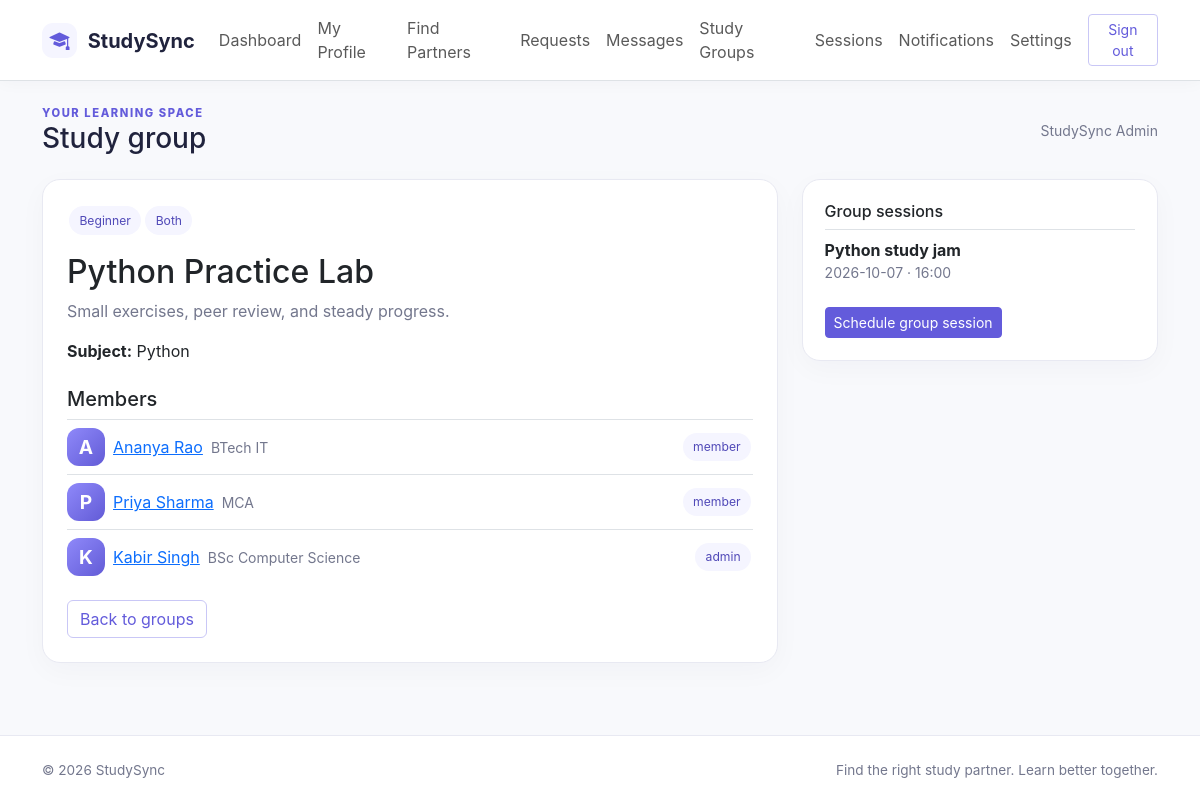
The app's page /student/group-details.php?id=2 (signed in) with its own data.
### tables this page shows
CREATE TABLE users(id BIGINT UNSIGNED AUTO_INCREMENT PRIMARY KEY,name VARCHAR(120) NOT NULL,email VARCHAR(190) NOT NULL UNIQUE,password VARCHAR(255) NOT NULL,role ENUM('student','admin') NOT NULL DEFAULT 'student',status ENUM('active','inactive') NOT NULL DEFAULT 'active',created_at TIMESTAMP NOT NULL DEFAULT CURRENT_TIMESTAMP,updated_at TIMESTAMP NOT NULL DEFAULT CURRENT_TIMESTAMP ON UPDATE CURRENT_TIMESTAMP,INDEX(role,status));

CREATE TABLE study_groups(id BIGINT UNSIGNED AUTO_INCREMENT PRIMARY KEY,name VARCHAR(140) NOT NULL,description TEXT NOT NULL,subject_id INT UNSIGNED NULL,topic VARCHAR(120) NULL,level ENUM('Beginner','Intermediate','Advanced') NOT NULL DEFAULT 'Beginner',study_mode ENUM('Online','Offline','Both') NOT NULL DEFAULT 'Online',creator_id BIGINT UNSIGNED NOT NULL,status ENUM('active','suspended') NOT NULL DEFAULT 'active',created_at TIMESTAMP DEFAULT CURRENT_TIMESTAMP,FOREIGN KEY(subject_id) REFERENCES subjects(id) ON DELETE SET NULL,FOREIGN KEY(creator_id) REFERENCES users(id) ON DELETE CASCADE,INDEX(status,created_at));

CREATE TABLE subjects(id INT UNSIGNED AUTO_INCREMENT PRIMARY KEY,name VARCHAR(100) NOT NULL UNIQUE,active TINYINT(1) NOT NULL DEFAULT 1);

CREATE TABLE group_members(group_id BIGINT UNSIGNED NOT NULL,user_id BIGINT UNSIGNED NOT NULL,role ENUM('admin','member') NOT NULL DEFAULT 'member',joined_at TIMESTAMP DEFAULT CURRENT_TIMESTAMP,PRIMARY KEY(group_id,user_id),FOREIGN KEY(group_id) REFERENCES study_groups(id) ON DELETE CASCADE,FOREIGN KEY(user_id) REFERENCES users(id) ON DELETE CASCADE);

CREATE TABLE student_profiles(user_id BIGINT UNSIGNED PRIMARY KEY,college VARCHAR(180) NOT NULL DEFAULT '',course VARCHAR(120) NOT NULL DEFAULT '',semester TINYINT UNSIGNED NULL,about TEXT NULL,learning_goals TEXT NULL,study_mode ENUM('Online','Offline','Both') NULL,availability_days VARCHAR(100) NULL,start_time TIME NULL,end_time TIME NULL,languages VARCHAR(180) NULL,avatar VARCHAR(255) NULL,FOREIGN KEY(user_id) REFERENCES users(id) ON DELETE CASCADE);

CREATE TABLE study_sessions(id BIGINT UNSIGNED AUTO_INCREMENT PRIMARY KEY,title VARCHAR(160) NOT NULL,subject VARCHAR(120) NULL,session_date DATE NOT NULL,start_time TIME NOT NULL,end_time TIME NOT NULL,mode ENUM('Online','Offline','Both') NOT NULL DEFAULT 'Online',meeting_link VARCHAR(500) NULL,notes TEXT NULL,group_id BIGINT UNSIGNED NULL,partner_id BIGINT UNSIGNED NULL,created_by BIGINT UNSIGNED NOT NULL,status ENUM('scheduled','cancelled') NOT NULL DEFAULT 'scheduled',created_at TIMESTAMP DEFAULT CURRENT_TIMESTAMP,FOREIGN KEY(group_id) REFERENCES study_groups(id) ON DELETE SET NULL,FOREIGN KEY(partner_id) REFERENCES users(id) ON DELETE SET NULL,FOREIGN KEY(created_by) REFERENCES users(id) ON DELETE CASCADE,INDEX(session_date,status));

### config/database.php (called while the page is built, shortened)
<?php
function db(): PDO {
    static $pdo;
    if (!$pdo) {
        $pdo = new PDO('mysql:host='.DB_HOST.';dbname='.DB_NAME.';charset=utf8mb4', DB_USER, DB_PASS, [PDO::ATTR_ERRMODE=>PDO::ERRMODE_EXCEPTION, PDO::ATTR_DEFAULT_FETCH_MODE=>PDO::FETCH_ASSOC, PDO::ATTR_EMULATE_PREPARES=>false]);
    }
    return $pdo;
}

### student/group-details.php (the view)
<?php require_once __DIR__.'/../includes/functions.php';$u=require_login();$id=(int)($_GET['id']??0);$q=db()->prepare('SELECT g.*,s.name subject FROM study_groups g LEFT JOIN subjects s ON s.id=g.subject_id WHERE g.id=? AND g.status=\'active\'');$q->execute([$id]);$g=$q->fetch();if(!$g){http_response_code(404);exit('Group not found');}$m=db()->prepare('SELECT u.name,p.course,m.role,u.id FROM group_members m JOIN users u ON u.id=m.user_id JOIN student_profiles p ON p.user_id=u.id WHERE m.group_id=? ORDER BY m.role DESC,u.name');$m->execute([$id]);page_start('Study group'); ?><div class="row g-4"><div class="col-lg-8"><div class="card"><div class="card-body p-4"><span class="tag"><?= e($g['level']) ?></span><span class="tag"><?= e($g['study_mode']) ?></span><h2 class="mt-3"><?= e($g['name']) ?></h2><p class="text-secondary"><?= nl2br(e($g['description'])) ?></p><div><strong>Subject:</strong> <?= e($g['subject']?:'Open topic') ?></div><div class="mt-4"><h3 class="h5">Members</h3><?php foreach($m as $x): ?><div class="d-flex gap-2 align-items-center border-top py-2"><div class="avatar avatar-sm"><?= e(mb_substr($x['name'],0,1)) ?></div><a href="profile.php?id=<?= $x['id'] ?>"><?= e($x['name']) ?></a><span class="text-secondary small"><?= e($x['course']) ?></span><span class="tag ms-auto"><?= e($x['role']) ?></span></div><?php endforeach ?></div><a class="btn btn-outline-primary mt-3" href="groups.php">Back to groups</a></div></div></div><div class="col-lg-4"><div class="card"><div class="card-body"><h3 class="h6">Group sessions</h3><?php $ss=db()->prepare("SELECT * FROM study_sessions WHERE group_id=? AND status='scheduled' AND session_date>=CURDATE() ORDER BY session_date");$ss->execute([$id]);foreach($ss as $s): ?><div class="border-top py-2"><strong><?= e($s['title']) ?></strong><div class="small text-secondary"><?= e($s['session_date']) ?> · <?= e(substr($s['start_time'],0,5)) ?></div></div><?php endforeach ?><a class="btn btn-sm btn-primary mt-3" href="sessions.php?group=<?= $id ?>">Schedule group session</a></div></div></div></div><?php page_end(); ?>

### includes/functions.php (shortened to what this page needs)
<?php
require_once __DIR__.'/../config/database.php';
function e($v): string { return htmlspecialchars((string)$v, ENT_QUOTES|ENT_SUBSTITUTE, 'UTF-8'); }
function current_user(): ?array { if(empty($_SESSION['uid'])) return null; $q=db()->prepare('SELECT u.id,u.name,u.email,u.role,u.status,p.college,p.course,p.semester,p.avatar FROM users u LEFT JOIN student_profiles p ON p.user_id=u.id WHERE u.id=?'); $q->execute([$_SESSION['uid']]); return $q->fetch() ?: null; }
function page_start(string $title,bool $admin=false): void { $u=current_user(); $flash=$_SESSION['flash']??null;unset($_SESSION['flash']); echo '<!doctype html><html lang="en"><head><meta charset="utf-8"><meta name="viewport" content="width=device-width, initial-scale=1"><title>'.e($title).' · StudySync</title><link href="https://cdn.jsdelivr.net/npm/bootstrap@5.3.3/dist/css/bootstrap.min.css" rel="stylesheet"><link href="https://cdn.jsdelivr.net/npm/bootstrap-icons@1.11.3/font/bootstrap-icons.min.css" rel="stylesheet"><link href="'.(str_contains($_SERVER['PHP_SELF'],'/student/')||str_contains($_SERVER['PHP_SELF'],'/admin/')?'../':'').'assets/css/style.css" rel="stylesheet"></head><body><nav class="navbar navbar-expand-lg bg-white border-bottom sticky-top"><div class="container"><a class="navbar-brand fw-bold" href="'.(str_contains($_SERVER['PHP_SELF'],'/student/')?'dashboard.php':'index.php').'"><span class="brand-icon"><i class="bi bi-mortarboard-fill"></i></span> StudySync</a><button class="navbar-toggler" data-bs-toggle="collapse" data-bs-target="#nav"><span class="navbar-toggler-icon"></span></button><div id="nav" class="collapse navbar-collapse"><div class="navbar-nav ms-auto align-items-lg-center">'; if($u){$base=$admin?'../admin/':'../student/';$items=$admin?['Dashboard'=>'dashboard.php','Students'=>'students.php','Subjects'=>'catalog.php?type=subject','Skills'=>'catalog.php?type=skill','Groups'=>'groups.php','Reports'=>'reports.php','Feedback'=>'feedback.php']:['Dashboard'=>'dashboard.php','My Profile'=>'profile.php','Find Partners'=>'find-partners.php','Requests'=>'requests.php','Messages'=>'messages.php','Study Groups'=>'groups.php','Sessions'=>'sessions.php','Notifications'=>'notifications.php','Settings'=>'settings.php']; foreach($items as $n=>$url)echo '<a class="nav-link" href="'.$base.$url.'">'.e($n).'</a>';echo '<a class="btn btn-sm btn-outline-primary ms-lg-2" href="'.($admin?'../':'').'logout.php">Sign out</a>'; } else echo '<a class="nav-link" href="'.(str_contains($_SERVER['PHP_SELF'],'about.php')?'../':'').'index.php#how">How it works</a><a class="nav-link" href="'.(str_contains($_SERVER['PHP_SELF'],'about.php')?'about.php':'about.php').'"><span>About</span></a><a class="nav-link" href="'.(str_contains($_SERVER['PHP_SELF'],'about.php')?'../':'').'login.php">Login</a><a class="btn btn-primary ms-lg-2" href="'.(str_contains($_SERVER['PHP_SELF'],'about.php')?'../':'').'register.php">Get started</a>';echo '</div></div></div></nav><main class="container py-4">';if($flash)echo '<div class="alert alert-'.e($flash[0]).' alert-dismissible">'.e($flash[1]).'<button class="btn-close" data-bs-dismiss="alert"></button></div>'; if($u)echo '<div class="d-flex align-items-center justify-content-between mb-4"><div><div class="eyebrow">'.($admin?'ADMIN CONSOLE':'YOUR LEARNING SPACE').'</div><h1 class="h3 mb-0">'.e($title).'</h1></div><div class="small text-secondary">'.e($u['name']).'</div></div>'; }
function page_end(): void { echo '</main><footer class="footer py-4 mt-5"><div class="container d-flex justify-content-between"><span>© '.date('Y').' StudySync</span><span>Find the right study partner. Learn better together.</span></div></footer><script src="https://cdn.jsdelivr.net/npm/bootstrap@5.3.3/dist/js/bootstrap.bundle.min.js"></script><script src="'.(str_contains($_SERVER['PHP_SELF'],'/student/')||str_contains($_SERVER['PHP_SELF'],'/admin/')?'../':'').'assets/js/main.js"></script></body></html>'; }

### assets/css/style.css (style rules this page uses)
:root { --ink:#20233d;--muted:#73778d;--primary:#635bdb;--soft:#f5f5ff;--line:#e8e9f2 }
* { box-sizing:border-box }
body { background:#f8f9fc;color:var(--ink);font-family:Inter,ui-sans-serif,system-ui,-apple-system,"Segoe UI",sans-serif }
.navbar { box-shadow:0 2px 16px #20233d08 }
.navbar-brand { color:var(--ink) }
.brand-icon { display:inline-grid;place-items:center;background:var(--soft);color:var(--primary);width:35px;height:35px;border-radius:11px;margin-right:6px }
.btn-primary { background:var(--primary);border-color:var(--primary) }
.btn-outline-primary { color:var(--primary);border-color:#c9c7f6 }
.card,.panel { border:1px solid var(--line);border-radius:18px;box-shadow:0 8px 28px #20233d08;background:#fff }
.card { overflow:hidden }
.card-body { padding:1.35rem }
.eyebrow { font-size:.7rem;letter-spacing:.14em;color:var(--primary);font-weight:800 }
.text-secondary { color:var(--muted)!important }
.tag { display:inline-block;padding:.32rem .65rem;border-radius:99px;background:var(--soft);color:#514ab8;font-size:.76rem;margin:2px }
.avatar { width:54px;height:54px;border-radius:16px;background:linear-gradient(135deg,#8f89fa,#625bd6);color:white;display:grid;place-items:center;font-size:1.2rem;font-weight:700;object-fit:cover }
.footer { background:#fff;border-top:1px solid var(--line);color:var(--muted);font-size:.85rem }
.avatar-sm { width:38px;height:38px;border-radius:12px }

### records on screen
users: name "StudySync Admin"
study_groups: level "Beginner", study_mode "Both", name "Python Practice Lab", description "Small exercises, peer review, and steady progress.", subject.name "Python"
group_members: user.name "A", user.name "Ananya Rao", student_profiles.course "BTech IT", role "member"
group_members: user.name "P", user.name "Priya Sharma", student_profiles.course "MCA", role "member"
group_members: user.name "K", user.name "Kabir Singh", student_profiles.course "BSc Computer Science", role "admin"
study_sessions: title "Python study jam", session_date "2026-10-07", start_time "16:00"

### other values on screen
$n "Dashboard"
$n "My Profile"
$n "Find Partners"
$n "Requests"
$n "Messages"
$n "Study Groups"
$n "Sessions"
$n "Notifications"
$n "Settings"
$title "Study group"
